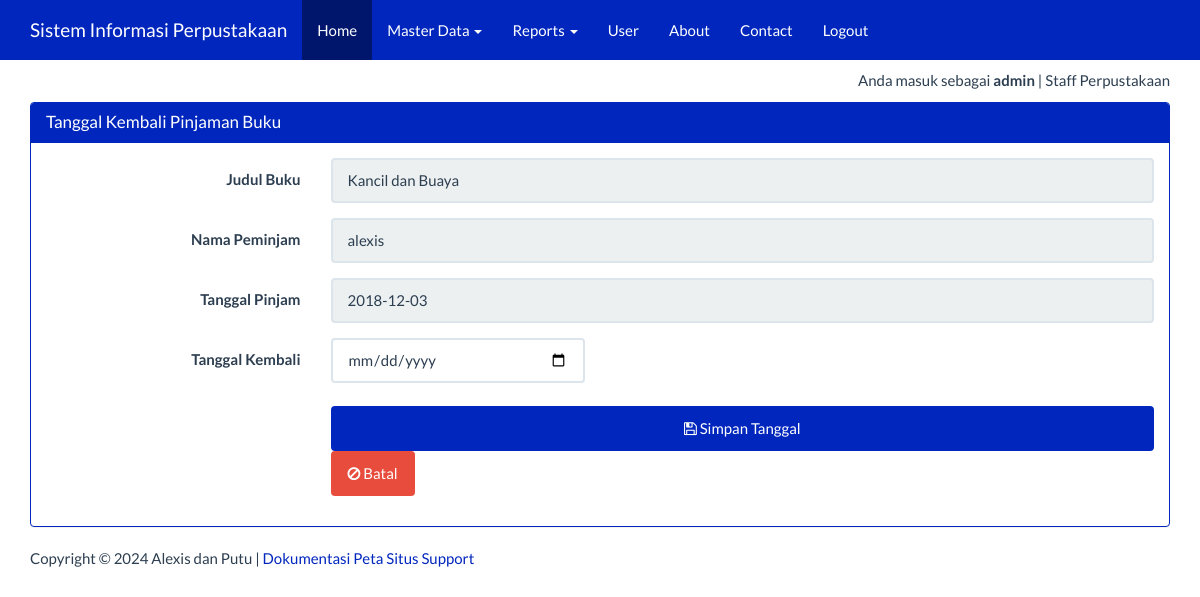
Screenshot of /index_admin.php?page=peminjaman&actions=kembaliBuku&judulbuku=Kancil dan Buaya (signed in) with the database file from the repository.
### tables this page shows
CREATE TABLE IF NOT EXISTS `peminjaman` (
  `judul_buku` varchar(50) NOT NULL,
  `peminjam` varchar(50) NOT NULL,
  `tgl_pinjam` varchar(25) NOT NULL,
  `tgl_kembali` varchar(25) NOT NULL,
  `lama_pinjam` int(5) NOT NULL,
  `keterangan` varchar(100) NOT NULL,
  `id` int(5) NOT NULL AUTO_INCREMENT,
  PRIMARY KEY (`id`)
);

### views/peminjaman_kembaliBuku.php (the view, shortened to what this page needs)
<?php
$judulbuku=$_GET['judulbuku'];
$ambil=  mysqli_query($koneksi, "SELECT * FROM peminjaman WHERE judul_buku ='$judulbuku'") or die ("SQL Edit error");
$data= mysqli_fetch_array($ambil);
?>
<div class="container">
    <div class="row">
        <div class="col-xs-12">
            <div class="panel panel-success">
                <div class="panel-heading">
                    <h3 class="panel-title">Tanggal Kembali Pinjaman Buku</h3>
                </div>
                <div class="panel-body">
                    <form class="form-horizontal" action="" method="post">
                        <div class="form-group">
                            <label for="judulbuku" class="col-sm-3 control-label">Judul Buku</label>
                            <div class="col-sm-9">
								<input type="text" name="judulbuku" value="<?=$data['judul_buku']?>" class="form-control" id="inputEmail3" placeholder="Judul Buku" readonly="true">
                            </div>
                        </div>
						<div class="form-group">
                            <label for="peminjam" class="col-sm-3 control-label">Nama Peminjam</label>
                            <div class="col-sm-9">
                                <input type="text" name="peminjam" value="<?=$data['peminjam']?>" class="form-control" id="inputEmail3" placeholder="Nama Peminjam" readonly="true">
                            </div>
                        </div>
						<div class="form-group">
                            <label for="tglPinjam" class="col-sm-3 control-label">Tanggal Pinjam</label>
                            <div class="col-sm-9">
                                <input type="text" name="tglPinjam" value="<?=$data['tgl_pinjam']?>" class="form-control" id="inputEmail3" placeholder="Tanggal Pinjam" readonly="true">
                            </div>
                        </div>
						<div class="form-group">
                            <label for="tglKembali" class="col-sm-3 control-label">Tanggal Kembali</label>
                            <div class="col-sm-3">
                                <input type="date" name="tglKembali" class="form-control" id="inputEmail3" placeholder="Tanggal Kembali">
                            </div>
                        </div>
                        <div class="form-group">
                            <div class="col-sm-offset-3 col-sm-9">
                                <button type="submit" class="btn btn-success">
                                    <span class="fa fa-save"></span> Simpan Tanggal</button>
								<a href="?page=peminjaman&actions=tampil" class="btn btn-danger"><span class="fa fa-ban"></span> Batal</a>
                            </div>
                        </div>
                    </form>
                </div>
            </div>
        </div>
    </div>
</div>

### index_admin.php (style rules this page uses)
body { margin-top:70px; }
button { background-color: #4CAF50; color: white; padding: 14px 20px; margin: 8px 0; border: none; cursor: pointer; width: 100%; }

### rows the page displays
peminjaman: judulbuku "Kancil dan Buaya", peminjam "alexis", tglPinjam "2018-12-03"

### other values shown
$_SESSION['username'] "admin"
$_SESSION['ket'] "Staff Perpustakaan"
